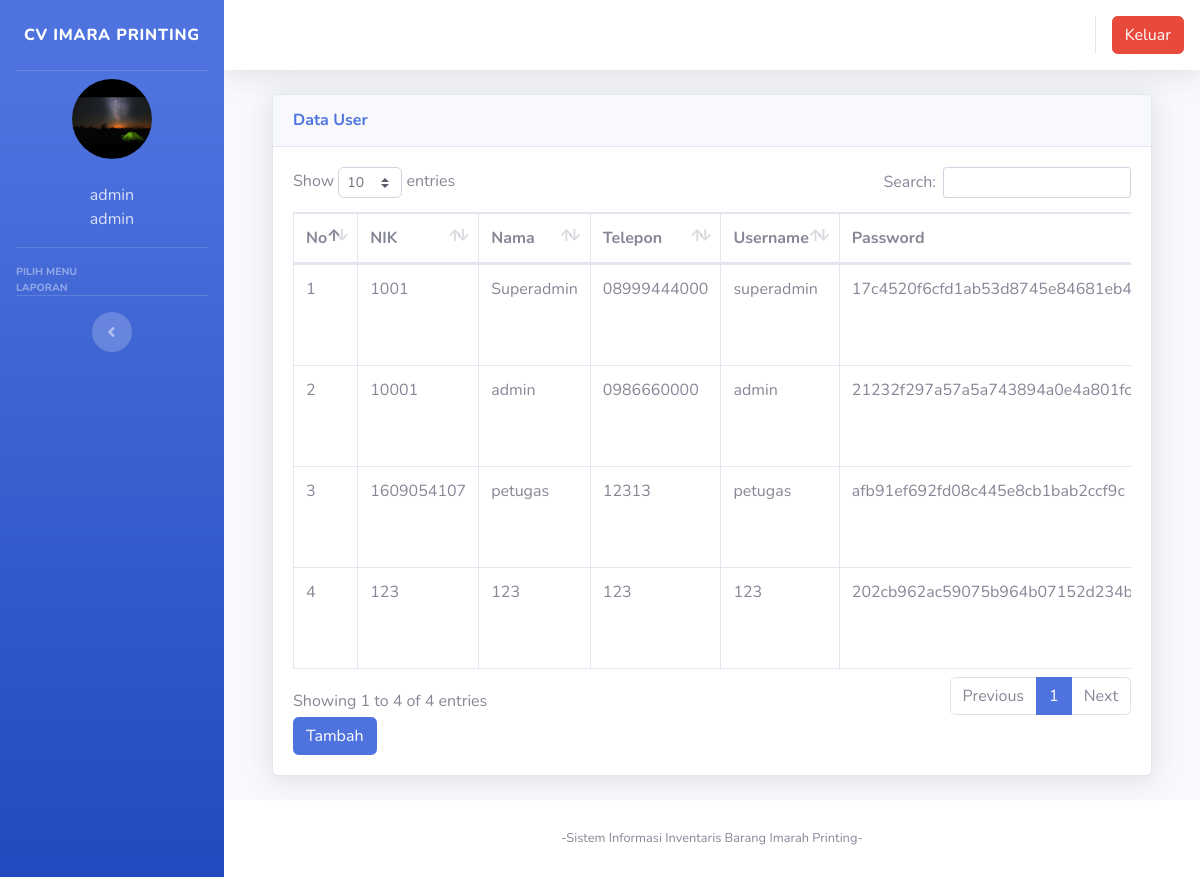
The app's page /index.php?page=pengguna (signed in), older data.
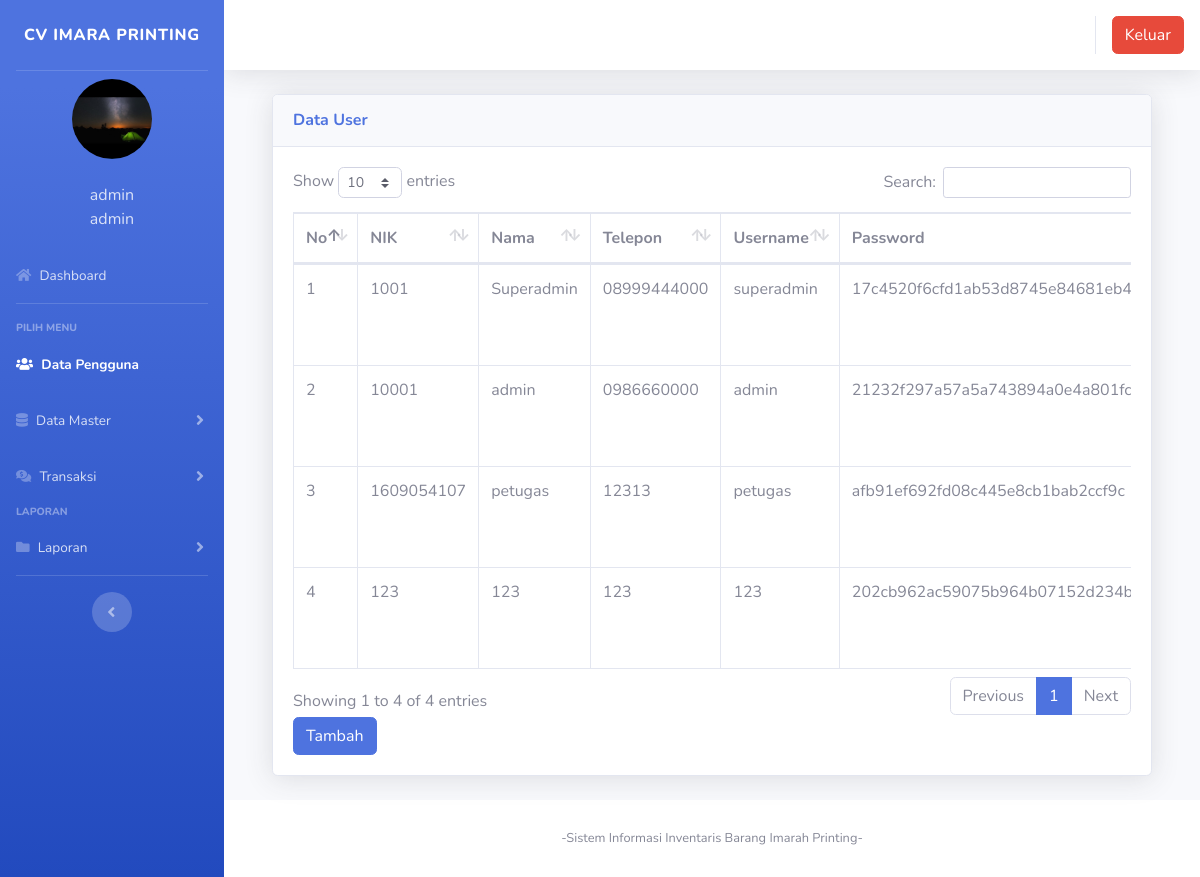
The same page, newer data.
### tables this page shows
CREATE TABLE `users` (
  `id` int(11) NOT NULL,
  `nik` varchar(10) NOT NULL,
  `nama` varchar(100) NOT NULL,
  `alamat` varchar(200) NOT NULL,
  `telepon` varchar(100) NOT NULL,
  `username` varchar(100) NOT NULL,
  `password` varchar(100) NOT NULL,
  `level` varchar(25) NOT NULL DEFAULT 'member',
  `foto` varchar(25) NOT NULL
);

CREATE TABLE `user_access_menu` (
  `id_user_access_menu` int(100) NOT NULL,
  `level` varchar(100) NOT NULL,
  `id_menu` int(100) NOT NULL
);

CREATE TABLE `user_menu` (
  `id_menu` int(100) NOT NULL,
  `menu` varchar(100) NOT NULL,
  `urutan_menu` int(11) NOT NULL,
  `url` text NOT NULL,
  `id_badge` varchar(100) NOT NULL,
  `use_badge` varchar(20) NOT NULL,
  `icon_1` text NOT NULL,
  `icon_2` text NOT NULL
);

### index.php (the view, shortened to what the changed rows need)
<?php
	$koneksi = new mysqli("localhost","root","","inventori");
?>
<!DOCTYPE html>
<html lang="en">
<head>
  <link href="vendor/fontawesome-free/css/all.min.css" rel="stylesheet" type="text/css">
  <link href="css/sb-admin-2.min.css" rel="stylesheet">
  <link href="vendor/datatables/dataTables.bootstrap4.min.css" rel="stylesheet">
  <link href="vendor/sweetalert2/sweetalert2.min.css" rel="stylesheet">
  <link href="css/sb-admin-2.min.css" rel="stylesheet">
</head>
<body id="page-top">
  <div id="wrapper">
    <ul class="navbar-nav bg-gradient-primary sidebar sidebar-dark accordion" id="accordionSidebar">
 <?php
   if ($_SESSION['id']) {
	   $user = $_SESSION['id'];
   }
   $sql =$koneksi->query("select * from users where id='$user'");
   $data = $sql->fetch_assoc();
   ?>
    <li class="d-flex align-items-center justify-content-center">
        <a class="nav-link">
		 <img src="img/<?php echo $data['foto']?>" class="img-circle" alt="User" style="width:80px;height:80px;object-fit:cover;border-radius: 80px;"/></a>
	  </li>
		 <li class="nav-item ">
        <a class="nav-link">
         	<div class="d-flex align-items-center justify-content-center" class="name">  <?php echo  $data['nama'];?></div></font>
			<div class="d-flex align-items-center justify-content-center" class="email"><?php echo $data['level'];?></div>
		 </a>
      </li>
      <?php
        $page = $_GET['page'];
        $aksi = $_GET['aksi'];
        if(!isset($aksi)) $aksi = '';
        $level = $data['level'];
        $queryMenu =  $koneksi->query("SELECT * from user_menu, user_access_menu WHERE user_menu.id_menu = user_access_menu.id_menu and level = '$level' and user_menu.id_menu = 1 order by urutan_menu asc ");
          $i = 1;
          while ($m = $queryMenu->fetch_assoc()) {
              $menu = $m['id_menu'];
              if ($m['url'] == '') {
                  $target = 'href="#"  data-toggle="collapse" aria-expanded="true" aria-controls="collapseTwo'.$i.'"  ';
                  $collapsed = "collapsed";
              } else {
                  $target = 'href="' .$m['url']. '"  ';
                  $collapsed = "";
              }
              $queryCekURLMenu = $koneksi->query("SELECT * from user_menu where url = '?page=$page&aksi=$aksi' and user_menu.id_menu = '$menu'");
              $CekURLMenu = $queryCekURLMenu->num_rows;
              if ($CekURLMenu > 0 ) {
                  echo '<li class="nav-item active">';
                  $collapse_show = 'class = "collapse show"';
                  $collapsed = "";
              }
              else {
                  echo '<li class="nav-item">';
                  $collapsed = "collapsed";
              }
    ?>
          <a class="nav-link  <?=$collapsed?>" <?php echo $target; ?> data-target="#collapseTwo<?= $i ?>">
                <i class="<?php echo $m['icon_1']?>"></i>
                <span><?= $m['menu']; ?></span>
          </a>
      </li>
<?php }?>
      <?php
        $page = $_GET['page'];
        $aksi = $_GET['aksi'];
        if(!isset($aksi)) $aksi = '';
        $level = $data['level'];
        $queryMenu =  $koneksi->query("SELECT * from user_menu, user_access_menu WHERE user_menu.id_menu = user_access_menu.id_menu and level = '$level' and (user_menu.id_menu <> 1 and user_menu.id_menu <> 5) order by urutan_menu asc ");
          $i = 1;
          while ($m = $queryMenu->fetch_assoc()) {
              $menu = $m['id_menu'];
              if ($m['url'] == '') {
                  $target = 'href="#"  data-toggle="collapse" aria-expanded="true" aria-controls="collapseTwo'.$i.'"  ';
                  $collapsed = "collapsed";
              } else {
                  $target = 'href="' .$m['url']. '"  ';
                  $collapsed = "";
              }
              $queryCekURLMenu = $koneksi->query("SELECT * from user_menu where url = '?page=$page&aksi=$aksi' and user_menu.id_menu = '$menu'");
              $CekURLMenu = $queryCekURLMenu->num_rows;
              $queryCekURLSubMenu = $koneksi->query("SELECT * from user_menu, user_sub_menu_1 where url_sub_menu_1 = '?page=$page&aksi=$aksi' and user_menu.id_menu = '$menu' and user_menu.id_menu = user_sub_menu_1.id_menu order by urutan_sub_menu_1 asc ");
              $CekURLSubMenu = $queryCekURLSubMenu->num_rows;
              if ($CekURLSubMenu > 0 || $CekURLMenu > 0 ) {
                  echo '<li class="nav-item active">';
                  $collapsed = "";
              }
              else {
                  echo '<li class="nav-item">';
                  $collapsed = "collapsed";
              }
      ?>
            <a class="nav-link  <?=$collapsed?>" <?php echo $target; ?> data-target="#collapseTwo<?= $i ?>">
                <i class="<?php echo $m['icon_1']?>"></i>
                <span><?= $m['menu']; ?></span>
            </a>
        </li>
      <?php
        $i++;
      } ?>
	    <?php
        $page = $_GET['page'];
        $aksi = $_GET['aksi'];
        if(!isset($aksi)) $aksi = '';
        $level = $data['level'];
        $queryMenu =  $koneksi->query("SELECT * from user_menu, user_access_menu WHERE user_menu.id_menu = user_access_menu.id_menu and level = '$level' and user_menu.id_menu = 5 order by urutan_menu asc ");
          $i = 1;
          while ($m = $queryMenu->fetch_assoc()) {
              $menu = $m['id_menu'];
              if ($m['url'] == '') {
                  $target = 'href="#"  data-toggle="collapse" aria-expanded="true" aria-controls="collapseTwo'.$i.'"  ';
                  $collapsed = "collapsed";
              } else {
                  $target = 'href="' .$m['url']. '"  ';
                  $collapsed = "";
              }
              $queryCekURLMenu = $koneksi->query("SELECT * from user_menu where url = '?page=$page&aksi=$aksi' and user_menu.id_menu = '$menu'");
              $CekURLMenu = $queryCekURLMenu->num_rows;
              $queryCekURLSubMenu = $koneksi->query("SELECT * from user_menu, user_sub_menu_1 where url_sub_menu_1 = '?page=$page&aksi=$aksi' and user_menu.id_menu = '$menu' and user_menu.id_menu = user_sub_menu_1.id_menu order by urutan_sub_menu_1 asc ");
              $CekURLSubMenu = $queryCekURLSubMenu->num_rows;
              if ($CekURLSubMenu > 0 || $CekURLMenu > 0 ) {
                  echo '<li class="nav-item active">';
                  $collapse_show = 'class = "collapse show"';
                  $collapsed = "";
              }
              else {
                  echo '<li class="nav-item">';
                  $collapsed = "collapsed";
              }
    ?>
          <a class="nav-link  <?=$collapsed?>" <?php echo $target; ?> data-target="#collapseLaporan<?= $i ?>">
                <i class="<?php echo $m['icon_1']?>"></i>
                <span><?= $m['menu']; ?></span>
          </a>
      </li>
<?php }?>
    </ul>
    <div id="content-wrapper" class="d-flex flex-column">
      <div id="content">
        <div class="container-fluid">
		 <section class="content">
		  <?php
			   $page = $_GET['page'];
			   $aksi = $_GET['aksi'];
         $pecah_page = explode("_", $page);
         if($aksi == "") $aksi = $page;
         if(ISSET($pecah_page[1]) ) {
           include "page/".$pecah_page[0]."/".$page.".php";
         }
         else {
           include "page/".$page."/".$aksi.".php";
         }
			?>
    </section>
</div>
    </div>
  </div>
  </div>
</body>
</html>

### page/pengguna/pengguna.php (shortened to what the changed rows need)
<div class="container-fluid">
  <div class="card shadow mb-4">
    <div class="card-body">
      <div class="table-responsive">
        <table class="table table-bordered" id="dataTable" width="100%" cellspacing="0">
        <thead>
                                <tr>
			<th>No</th>
			<th>NIK</th>
			<th>Nama</th>
			<th>Telepon</th>
			<th>Username</th>
                                    <th>Password</th>
                                </tr>
		</thead>
          <tbody>
            <?php
	$no = 1;
	$sql = $koneksi->query("select * from users");
	while ($data = $sql->fetch_assoc()) {
	?>
                                <tr>
                                    <td><?php echo $no++; ?></td>
			<td><?php echo $data['nik'] ?></td>
			<td><?php echo $data['nama'] ?></td>
			<td><?php echo $data['telepon'] ?></td>
                                    <td><?php echo $data['username'] ?></td>
			<td><?php echo $data['password'] ?></td>
                                </tr>
	<?php }?>
		   </tbody>
                        </table>
      </div>
    </div>
  </div>
</div>

Row changes from the older to the newer data that the page shows:
now on this page (row edited): user_access_menu: id_menu.menu "Dashboard"
now on this page (row edited): user_access_menu: id_menu.menu "Data Pengguna"
now on this page (row edited): user_access_menu: id_menu.menu "Data Master"
now on this page (row edited): user_access_menu: id_menu.menu "Transaksi"
now on this page (row edited): user_access_menu: id_menu.menu "Laporan"
